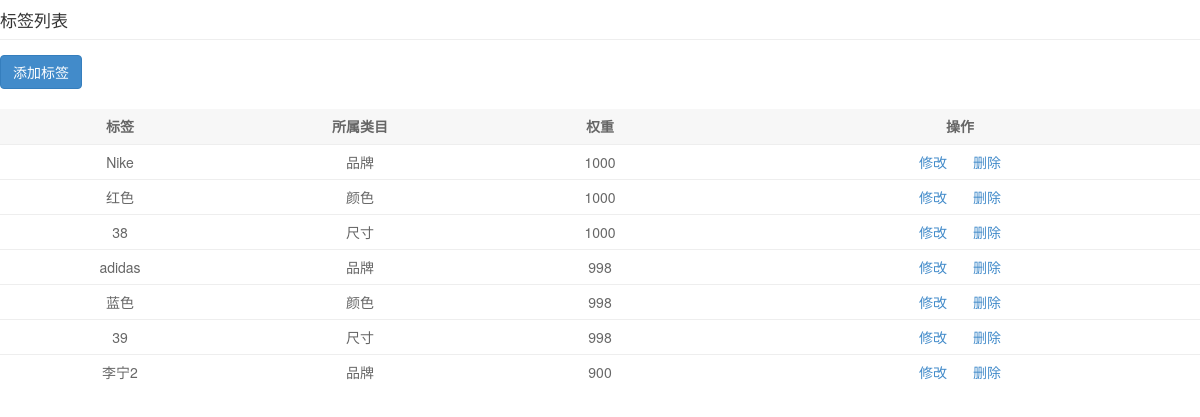
Screenshot of /admin/listCate.php with the database file from the repository.
### tables this page shows
CREATE TABLE `category` (
  `id` bigint(20) NOT NULL AUTO_INCREMENT,
  `tag_name` varchar(250) NOT NULL,
  `tag_weight` bigint(20) NOT NULL,
  `class_name` varchar(255) NOT NULL,
  PRIMARY KEY (`id`) USING BTREE
);

### admin/listCate.php (the view, shortened to what this page needs)
<?php
    $conn = mysqli_connect('localhost', 'root' ,'' , 'makeorder');
    mysqli_query($conn,"set names utf8");
    $sql="select * from category order by tag_weight desc";
    $result=mysqli_query($conn,$sql);
    $rows=[];
    while ($row=mysqli_fetch_assoc($result)) {
        $rows[]=$row;
    }
?>
<!DOCTYPE html>
<html>
<head>
<link rel="stylesheet" href="style/bootstrap-admin.css">
<link rel="stylesheet" href="style/product.css">
</head>
<body>
<span class="main-title">标签列表</span>
<div class="details">
    <div class="details_operation clearfix" style="margin-top: 1.5rem;">
        <div class="bui_select">
            <input type="button" value="添加标签" class="btn btn-primary"  onclick="addCate()">
        </div>
    </div>
    <table class="table table-hover" cellspacing="0" cellpadding="0">
        <thead>
            <tr>
                <th align="center"  width="20%">标签</th>
                <th align="center"  width="20%">所属类目</th>
                <th align="center" width="20%">权重</th>
                <th align="center" >操作</th>
            </tr>
        </thead>
        <tbody>
        <?php  foreach($rows as $key=>$row):?>
            <tr>
                <td align="center"><?php echo $row['tag_name'];?></td>
                <td align="center"><?php echo $row['class_name'];?></td>
                <td align="center"><?php echo $row['tag_weight'];?></td>
                <td align="center"><a class="btn btn-link" onclick="editCate(<?php echo $row['id'];?>)">修改</a><a class="btn btn-link"  onclick="delCate(<?php echo $row['id'];?>)">删除</a></td>
            </tr>
        <?php endforeach;?>
        </tbody>
    </table>
</div>
</body>
</html>

### admin/style/product.css (style rules this page uses)
* { margin:0; padding:0; }
html { width: 100%; height: 100%; }
tr { height: 3.5rem; line-height: 3.5rem; }
td { text-overflow:ellipsis; overflow:hidden; white-space: nowrap; }
.main-title { display: inline-block; width: 100%; height: 4rem; line-height: 4rem; border-bottom: 1px solid #EEEEEE; font-size: 17px; }
table { margin-top: 2rem; }
td { color:#666666; }
input { border: none; outline: none; }
.bui_select { display: inline-block; }
thead { color: #666666; background-color: #F7F7F7; border-bottom: 1px solid #EEEEEE; }

### rows the page displays
category: tag_name "Nike", class_name "品牌", tag_weight "1000"
category: tag_name "红色", class_name "颜色", tag_weight "1000"
category: tag_name "38", class_name "尺寸", tag_weight "1000"
category: tag_name "adidas", class_name "品牌", tag_weight "998"
category: tag_name "蓝色", class_name "颜色", tag_weight "998"
category: tag_name "39", class_name "尺寸", tag_weight "998"
category: tag_name "李宁2", class_name "品牌", tag_weight "900"
